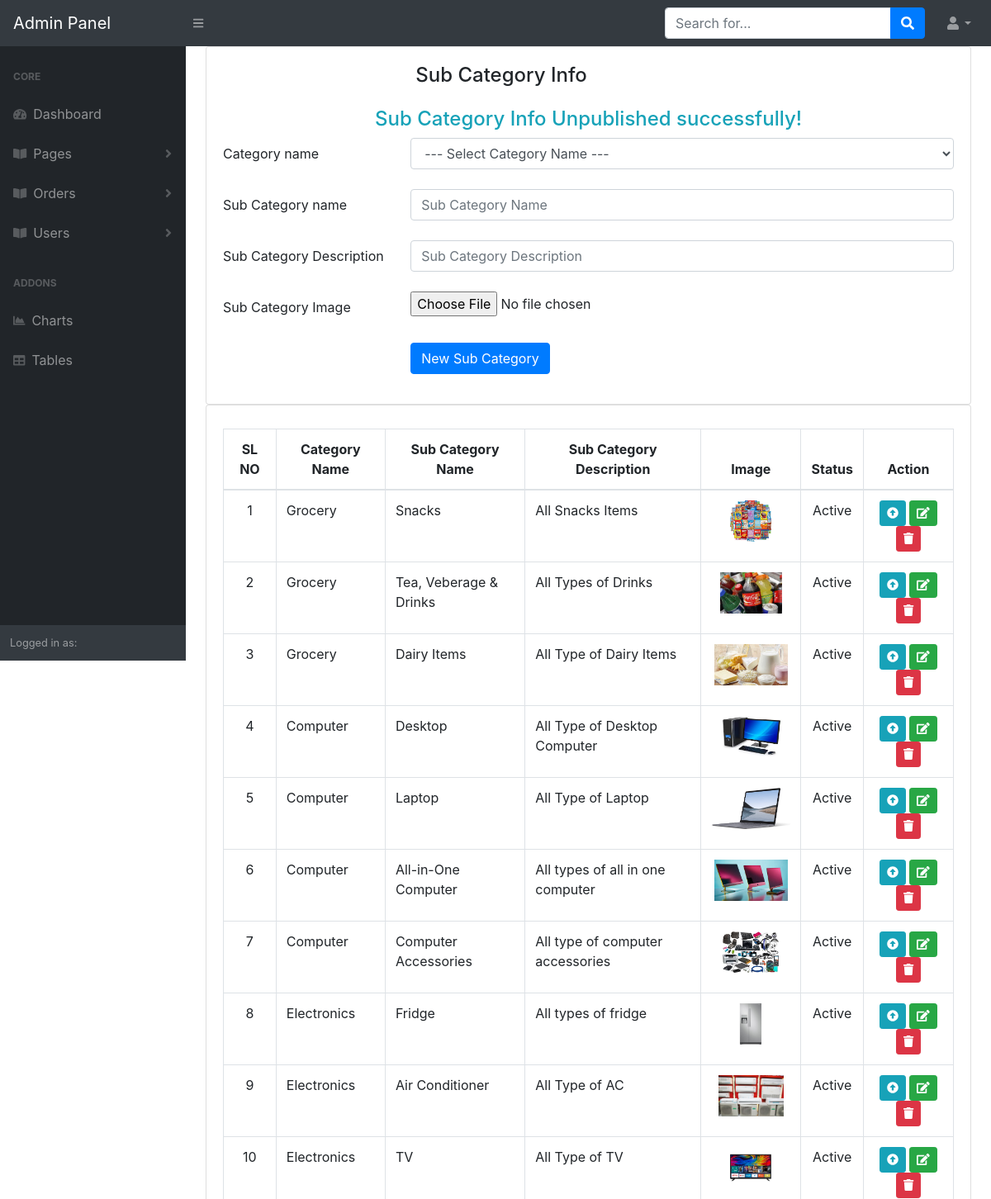
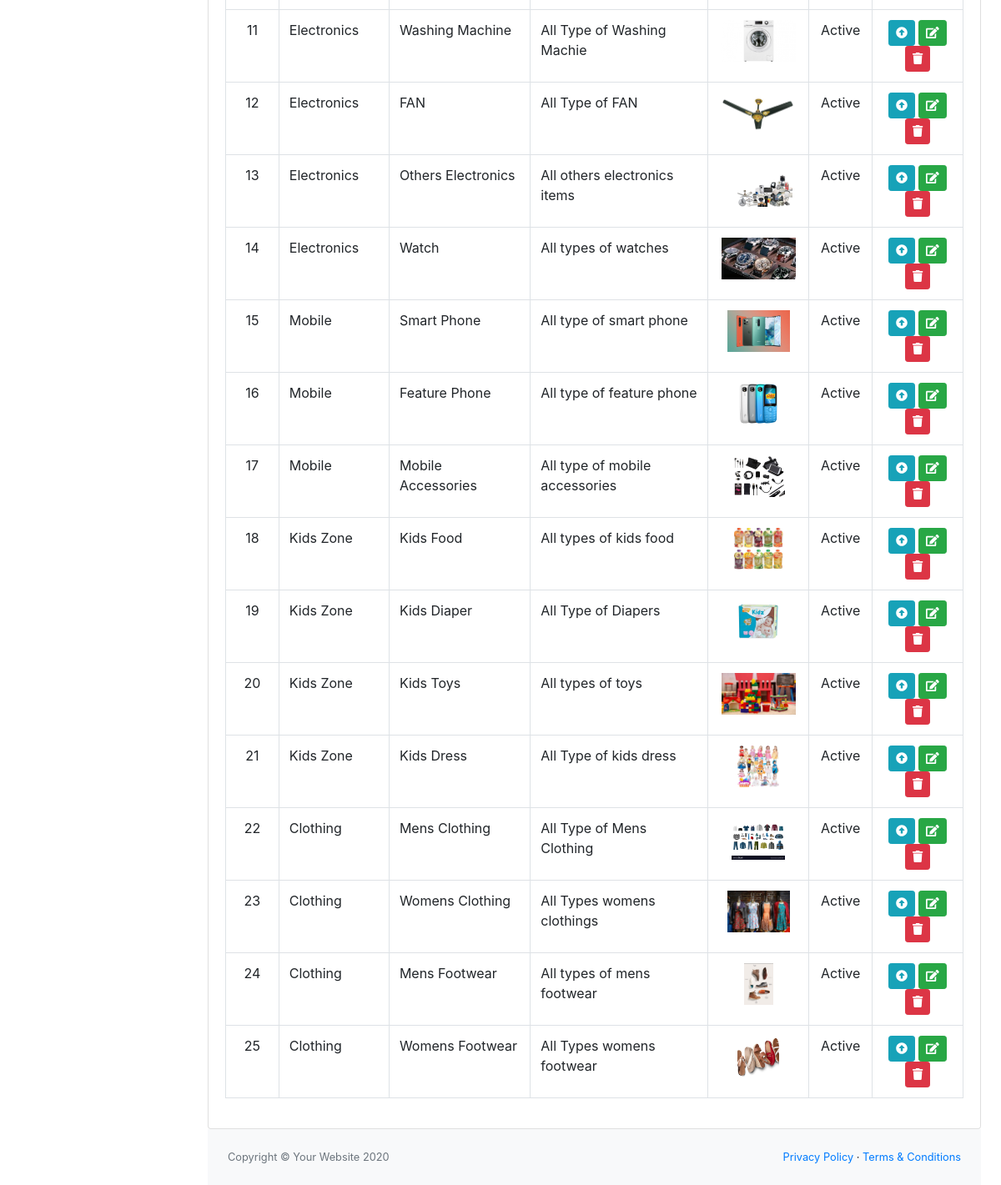
/admin/add-sub-category.php?status=unpublish&&id=3, run on the app's committed database (2 pictures, top to bottom).
### tables this page shows
CREATE TABLE `sub_category` (
  `sub_category_id` int(11) NOT NULL,
  `category_id` int(11) NOT NULL,
  `sub_category_name` varchar(255) NOT NULL,
  `sub_category_description` varchar(255) NOT NULL,
  `sub_category_image` varchar(255) NOT NULL,
  `sub_category_is_active` tinyint(1) NOT NULL
);

CREATE TABLE `category` (
  `category_id` int(11) NOT NULL,
  `category_name` varchar(255) NOT NULL,
  `category_description` varchar(255) NOT NULL,
  `category_image` varchar(255) NOT NULL,
  `category_is_active` tinyint(1) NOT NULL DEFAULT 0
);

### app/classes/SubCategory.php (called while the page is built, shortened)
<?php
class SubCategory
{
    public function allSubCategory(){
        $link = Database::db_connect();
        $sql = "SELECT * FROM sub_category LEFT JOIN category ON (sub_category.category_id)=(category.category_id) ORDER BY category.category_id";
        if (mysqli_query($link, $sql)) {
            return mysqli_query($link,$sql);
        } else {
            die('Sub Category Query Problem ' . mysqli_error($link));
        }
    }
    public static function unPublishSubCategory($id){
        $link = Database::db_connect();
        $sql = "UPDATE sub_category SET sub_category_is_active=0 WHERE sub_category_id=$id";
        if (mysqli_query($link,$sql)){
            return 'Sub Category Info Unpublished successfully!';
        } else {
            die('Unpublish Sub Category query error : '.mysqli_error($link));
        }
    }
}

### admin/add-sub-category.php (the view, shortened to what this page needs)
<?php
include 'header_admin.php';
if (isset($_GET['status'])){
    if ($_GET['status']=='unpublish'){
        $message = SubCategory::unPublishSubCategory($_GET['id']);
    }
}
$subCategory = new SubCategory();
$subCategory = $subCategory->allSubCategory();
?>
<div id="layoutSidenav_content">
    <main>
        <div class="container-fluid">
            <div class="row">
                <div class="col-lg-12">
                    <div class="card">
                        <div class="card-body">
                            <h4 class="card-title mb-4 col-sm-9 offset-sm-3">Sub Category Info</h4>
                            <h4 class="text-center text-info"><?php echo $message; ?></h4>
                            <form action="" method="POST" enctype="multipart/form-data">
                                <div class="form-group row mb-4">
                                    <label for="category_name" class="col-sm-3 col-form-label">Category name</label>
                                    <div class="col-sm-9">
                                        <select id="category_name" class="form-control" name="category_id">
                                            <option disabled selected> --- Select Category Name ---</option>
                                        </select>
                                    </div>
                                </div>
                                <div class="form-group row mb-4">
                                    <label for="horizontal-firstname-input" class="col-sm-3 col-form-label">Sub Category
                                        name</label>
                                    <div class="col-sm-9">
                                        <input type="text" name="sub_category_name" class="form-control" id="horizontal-firstname-input" placeholder="Sub Category Name"/>
                                    </div>
                                </div>
                                <div class="form-group row mb-4">
                                    <label for="sub_category_description" class="col-sm-3 col-form-label">Sub Category
                                        Description</label>
                                    <div class="col-sm-9">
                                        <input type="text" id="sub_category_description" name="sub_category_description" class="form-control"  placeholder="Sub Category Description"/>
                                    </div>
                                </div>
                                <div class="form-group row mb-4">
                                    <label for="sub_category_image" class="col-sm-3 col-form-label">Sub Category
                                        Image</label>
                                    <div class="col-sm-9">
                                        <input type="file" name="sub_category_image" class="form-control-file" id="sub_category_image"/>
                                    </div>
                                </div>
                                <div class="form-group row justify-content-end">
                                    <div class="col-sm-9">
                                        <div>
                                            <button type="submit" name="submit" class="btn btn-primary w-md">New Sub Category</button>
                                        </div>
                                    </div>
                                </div>
                            </form>
                        </div>
                    </div>
                </div>
            </div>
            <div class="row">
                <div class="col-12">
                    <div class="card">
                        <div class="card-body">
                            <table id="category-datatable" class="table table-bordered dt-responsive nowrap"
                                   style="border-collapse: collapse; border-spacing: 0; width: 100%;">
                                <thead class="text-center">
                                <tr>
                                    <th>SL NO</th>
                                    <th>Category Name</th>
                                    <th>Sub Category Name</th>
                                    <th>Sub Category Description</th>
                                    <th>Image</th>
                                    <th>Status</th>
                                    <th>Action</th>
                                </tr>
                                </thead>
                                <tbody>
                                <?php if (mysqli_num_rows($subCategory)>0) {
                                    $ser_no = 0;
                                    while ($allSubCategoryInfo = mysqli_fetch_assoc($subCategory)){
                                        $ser_no += 1;
                                        ?>
                                        <tr>
                                            <td class="text-center"><?php echo $ser_no ?></td>
                                            <td><?php echo $allSubCategoryInfo['category_name']; ?></td>
                                            <td><?php echo $allSubCategoryInfo['sub_category_name']; ?></td>
                                            <td><?php echo $allSubCategoryInfo['sub_category_description']; ?></td>
                                            <td class="text-center"><img src="<?php echo $allSubCategoryInfo['sub_category_image']; ?>" id="" alt="" height="50"/></td>
                                            <td class="text-center"><?php if  ($allSubCategoryInfo['sub_category_is_active']==1) { echo 'Active'; } else { echo 'Inactive';} ?></td>
                                            <td class="text-center">
                                                <?php if  ($allSubCategoryInfo['sub_category_is_active']==1) { ?>
                                                    <a href="?status=unpublish&&id=<?php echo $allSubCategoryInfo['sub_category_id']; ?>" class="btn btn-sm btn-info sub-category-status"
                                                       id="" title="Published Sub Category">
                                                        <i id="" class="fas fa-arrow-alt-circle-up"></i>
                                                    </a>
                                                <?php } ?>
                                                <a href="" class="btn btn-sm btn-success edition"
                                                   id="" title="Edit Category" data-toggle="modal" data-id="<?php echo $allSubCategoryInfo['category_id']; ?>" data-target="#editModel">
                                                    <i class="fas fa-edit"></i>
                                                </a>
                                                <a href="?status=delete&&id=<?php echo $allSubCategoryInfo['sub_category_id']; ?>" class="btn btn-sm btn-danger delete-sub-category"
                                                   id="" title="Delete Sub Category">
                                                    <i class="fas fa-trash"></i>
                                                </a>
                                            </td>
                                        </tr>
                                    <?php } } ?>
                                </tbody>
                            </table>
                        </div>
                    </div>
                </div>
            </div>
            <?php
            include 'footer_admin.php';
            ?>

### data on the page
sub_category: category.category_name "Grocery", sub_category_name "Snacks", sub_category_description "All Snacks Items", sub_category_image (picture), sub_category_is_active "Active"
sub_category: category.category_name "Grocery", sub_category_name "Tea, Veberage & Drinks", sub_category_description "All Types of Drinks", sub_category_image (picture), sub_category_is_active "Active"
sub_category: category.category_name "Grocery", sub_category_name "Dairy Items", sub_category_description "All Type of Dairy Items", sub_category_image (picture), sub_category_is_active "Active"
sub_category: category.category_name "Computer", sub_category_name "Desktop", sub_category_description "All Type of Desktop Computer", sub_category_image (picture), sub_category_is_active "Active"
sub_category: category.category_name "Computer", sub_category_name "Laptop", sub_category_description "All Type of Laptop", sub_category_image (picture), sub_category_is_active "Active"
sub_category: category.category_name "Computer", sub_category_name "All-in-One Computer", sub_category_description "All types of all in one computer", sub_category_image (picture), sub_category_is_active "Active"
sub_category: category.category_name "Computer", sub_category_name "Computer Accessories", sub_category_description "All type of computer accessories", sub_category_image (picture), sub_category_is_active "Active"
sub_category: category.category_name "Electronics", sub_category_name "Fridge", sub_category_description "All types of fridge", sub_category_image (picture), sub_category_is_active "Active"
sub_category: category.category_name "Electronics", sub_category_name "Air Conditioner", sub_category_description "All Type of AC", sub_category_image (picture), sub_category_is_active "Active"
sub_category: category.category_name "Electronics", sub_category_name "TV", sub_category_description "All Type of TV", sub_category_image (picture), sub_category_is_active "Active"
sub_category: category.category_name "Electronics", sub_category_name "Washing Machine", sub_category_description "All Type of Washing Machie", sub_category_image (picture), sub_category_is_active "Active"
sub_category: category.category_name "Electronics", sub_category_name "FAN", sub_category_description "All Type of FAN", sub_category_image (picture), sub_category_is_active "Active"
sub_category: category.category_name "Electronics", sub_category_name "Others Electronics", sub_category_description "All others electronics items", sub_category_image (picture), sub_category_is_active "Active"
sub_category: category.category_name "Electronics", sub_category_name "Watch", sub_category_description "All types of watches", sub_category_image (picture), sub_category_is_active "Active"
sub_category: category.category_name "Mobile", sub_category_name "Smart Phone", sub_category_description "All type of smart phone", sub_category_image (picture), sub_category_is_active "Active"
sub_category: category.category_name "Mobile", sub_category_name "Feature Phone", sub_category_description "All type of feature phone", sub_category_image (picture), sub_category_is_active "Active"
sub_category: category.category_name "Mobile", sub_category_name "Mobile Accessories", sub_category_description "All type of mobile accessories", sub_category_image (picture), sub_category_is_active "Active"
sub_category: category.category_name "Kids Zone", sub_category_name "Kids Food", sub_category_description "All types of kids food", sub_category_image (picture), sub_category_is_active "Active"
sub_category: category.category_name "Kids Zone", sub_category_name "Kids Diaper", sub_category_description "All Type of Diapers", sub_category_image (picture), sub_category_is_active "Active"
sub_category: category.category_name "Kids Zone", sub_category_name "Kids Toys", sub_category_description "All types of toys", sub_category_image (picture), sub_category_is_active "Active"
sub_category: category.category_name "Kids Zone", sub_category_name "Kids Dress", sub_category_description "All Type of kids dress", sub_category_image (picture), sub_category_is_active "Active"
sub_category: category.category_name "Clothing", sub_category_name "Mens Clothing", sub_category_description "All Type of Mens Clothing", sub_category_image (picture), sub_category_is_active "Active"
sub_category: category.category_name "Clothing", sub_category_name "Womens Clothing", sub_category_description "All Types womens clothings", sub_category_image (picture), sub_category_is_active "Active"
sub_category: category.category_name "Clothing", sub_category_name "Mens Footwear", sub_category_description "All types of mens footwear", sub_category_image (picture), sub_category_is_active "Active"
sub_category: category.category_name "Clothing", sub_category_name "Womens Footwear", sub_category_description "All Types womens footwear", sub_category_image (picture), sub_category_is_active "Active"

### other printed values
$message "Sub Category Info Unpublished successfully!"
